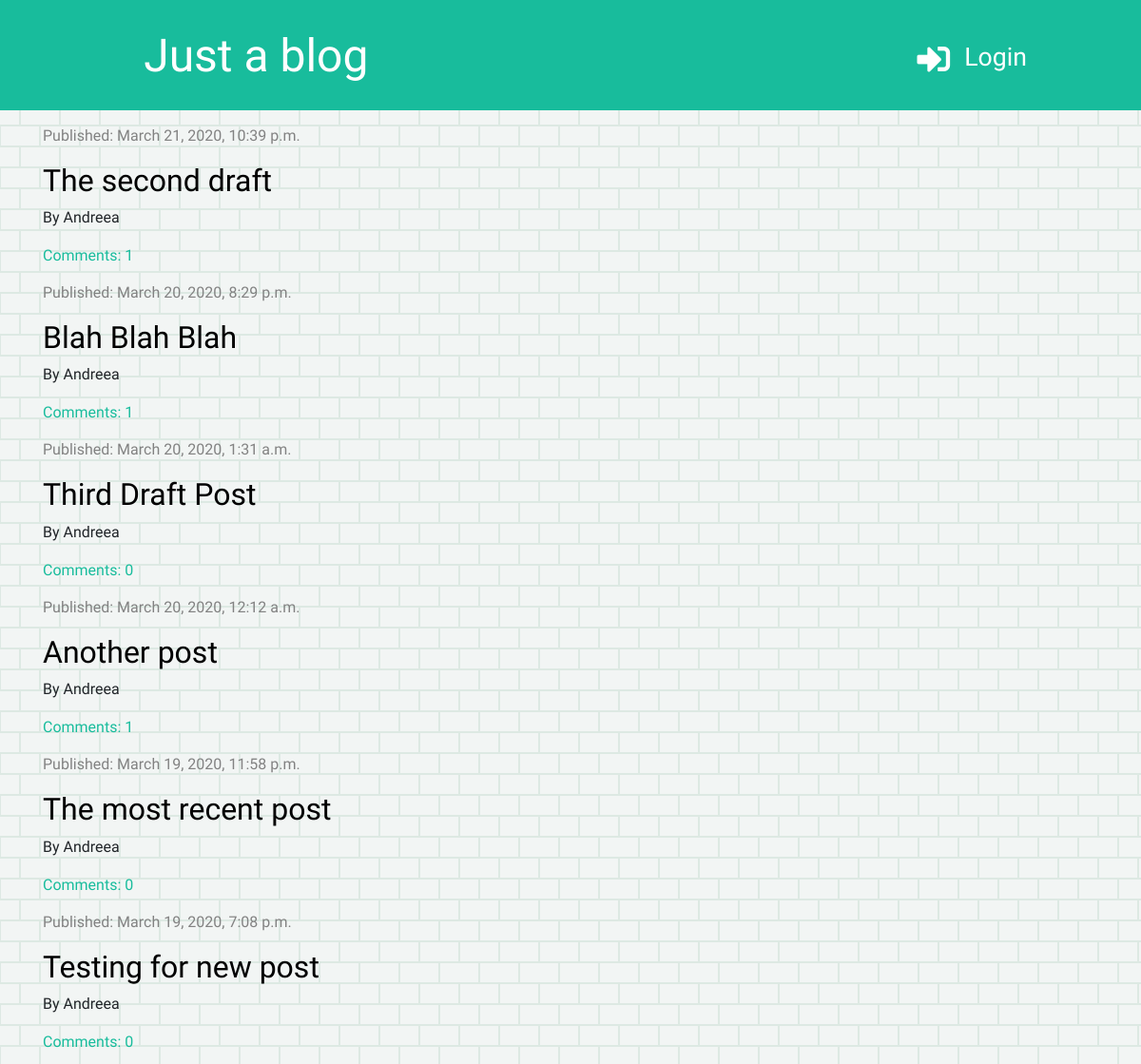
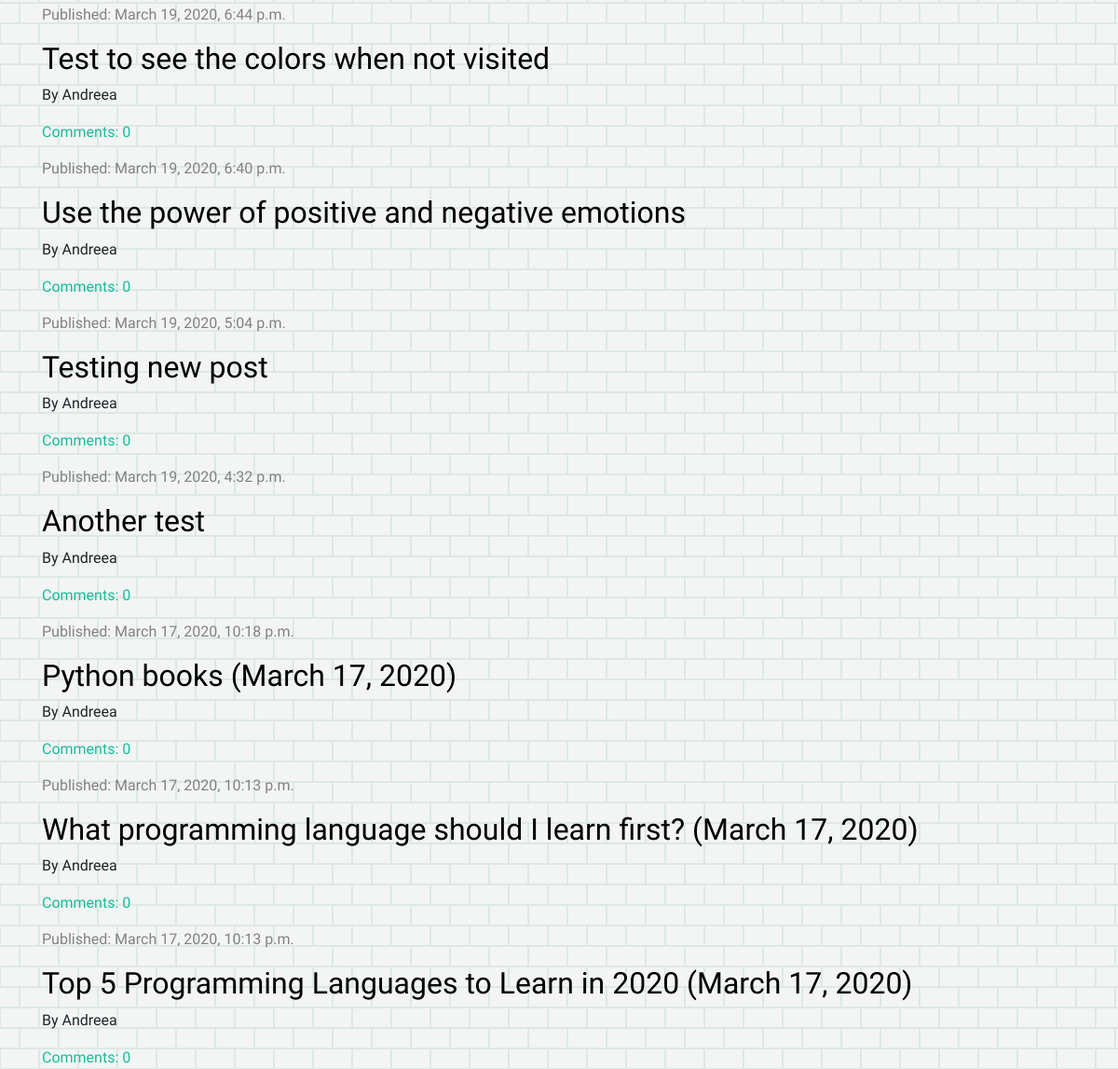
/, run on an earlier commit of the app's database (2 pictures, top to bottom).
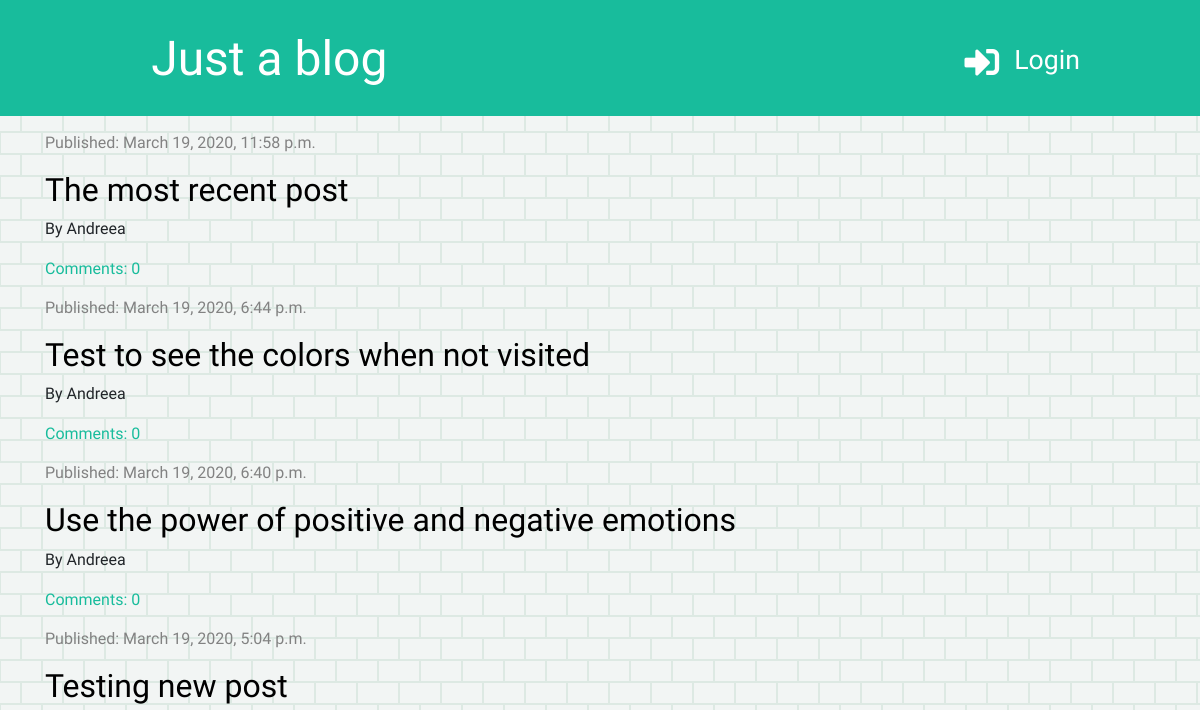
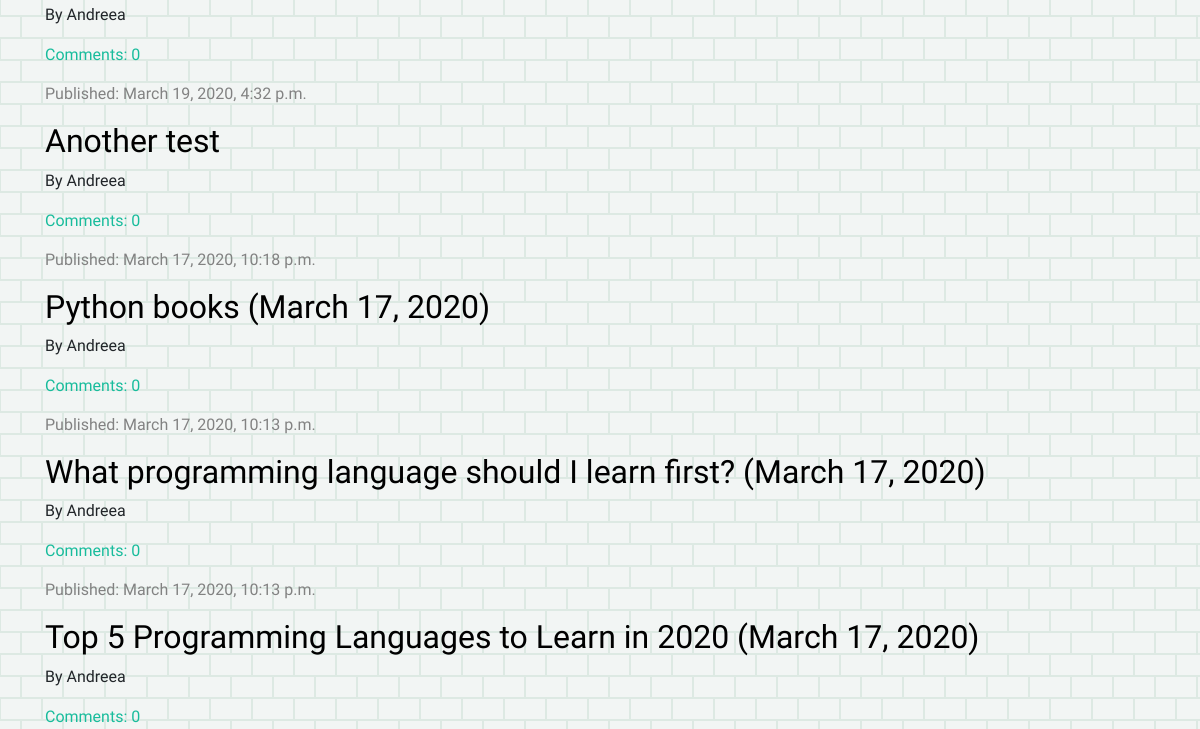
And on a later commit of the database (2 pictures, top to bottom).
### blog/models.py (models this page shows, shortened)
class Post(models.Model):
    author = models.ForeignKey('auth.User', on_delete=models.CASCADE)
    title = models.CharField(max_length=200)
    text = models.TextField()
    created_date = models.DateTimeField(default=timezone.now)
    published_date = models.DateTimeField(blank=True, null=True)
    def approved_comments(self):
        return self.comments.filter(approved=True)

### blog/views.py (the view)
# urls.py: path('', views.post_list, name='post_list'),
def post_list(request):
    posts = Post.objects.filter(published_date__lte=timezone.now()).order_by('-published_date')
    stuff_for_frontend = {'posts': posts}
    return render(request, 'blog/post_list.html', stuff_for_frontend)

### blog/templatetags/markdownify.py (called while the page is built)
@register.filter
def markdown(value):
    renderer = HighlightRenderer()
    markdown = mistune.Markdown(renderer=renderer)
    return markdown(value)

### blog/templates/blog/post_list.html (shortened to what this page needs)
{% extends 'blog/base.html' %}
{% load markdownify %}
{% block content %}
    {% for post in posts %}
        <div class="post">
            <div class="date">
                <p> Published: {{ post.published_date }}</p>
            </div>
            <h2><a href="{% url 'post_detail' pk=post.pk %}">{{ post.title }}</a></h2>
            <p>By {{ post.author }}</p>
            <a href="{% url 'post_detail' pk=post.pk %}" class="approved-comments">Comments: {{ post.approved_comments.count }}</a>
        </div>
    {% endfor %}
{% endblock %}

What changed in the data, as far as the page shows it:
removed Post: published_date "March 21, 2020, 10:39 p.m.", title "The second draft", author "Andreea", approved_comments.count "1"
removed Post: published_date "March 20, 2020, 8:29 p.m.", title "Blah Blah Blah", author "Andreea", approved_comments.count "1"
removed Post: published_date "March 20, 2020, 1:31 a.m.", title "Third Draft Post", author "Andreea", approved_comments.count "0"
removed Post: published_date "March 20, 2020, 12:12 a.m.", title "Another post", author "Andreea", approved_comments.count "1"
removed Post: published_date "March 19, 2020, 7:08 p.m.", title "Testing for new post", author "Andreea", approved_comments.count "0"
